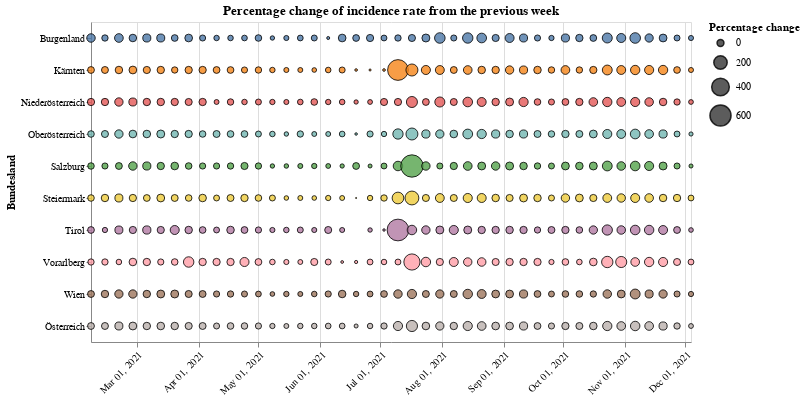

Notebook source saved alongside this figure:
### Code cell
#collapse
source = saturdays_data.query("Time >= '2021-01-31'")
alt.Chart(source).mark_circle(
    opacity=0.8,
    stroke='black',
    strokeWidth=1
).encode(
    alt.X('yearmonthdate(Time):T', axis=alt.Axis(title='', labelAngle=-45)),
    alt.Y('Bundesland:N'),
    alt.Size('rate_change:Q',
            scale=alt.Scale(range=[0, 500]),
            legend=alt.Legend(title='Percentage change')
    ),
    alt.Color('Bundesland:N', legend=None),
    tooltip=['Time', 'rate_change']
).properties(
    width=600,
    height=320,
    title='Percentage change of incidence rate from the previous week'
)

### Figure 1 — Vega-Lite specification as saved in the notebook (floating-point values rounded to 4 significant figures; data arrays with more than 128 entries replaced by an {"elided": "..."} marker saying what was removed)
{"config": {"view": {"continuousWidth": 400, "continuousHeight": 300}}, "data": {"name": "data-a9970131da3dbe200ac01b8c6a1db086"}, "mark": {"type": "circle", "opacity": 0.8, "stroke": "black", "strokeWidth": 1}, "encoding": {"color": {"type": "nominal", "field": "Bundesland", "legend": null}, "size": {"type": "quantitative", "field": "rate_change", "legend": {"title": "Percentage change"}, "scale": {"range": [0, 500]}}, "tooltip": [{"type": "temporal", "field": "Time"}, {"type": "quantitative", "field": "rate_change"}], "x": {"type": "temporal", "axis": {"labelAngle": -45, "title": ""}, "field": "Time", "timeUnit": "yearmonthdate"}, "y": {"type": "nominal", "field": "Bundesland"}}, "height": 320, "title": "Percentage change of incidence rate from the previous week", "width": 600, "$schema": "https://vega.github.io/schema/vega-lite/v4.8.1.json", "datasets": {"data-a9970131da3dbe200ac01b8c6a1db086": {"elided": "440 records"}}}
